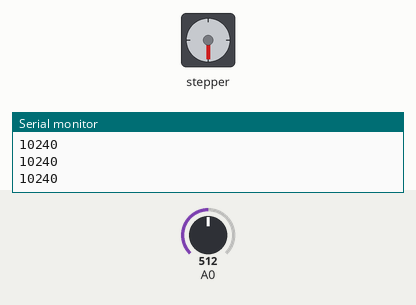
This sketch was run on a simulated Arduino Uno, built with avr-gcc and run on an emulated ATmega328P. Shown: stepper motor, the last lines printed to the serial monitor. Inputs (shaded band) come from the test bench; at power-on: A0 = 512. Stepper angles assume 4096 steps per turn.

Above: at 13.0 s.
13.1 s: A0 set to 716
At 14.1 s:
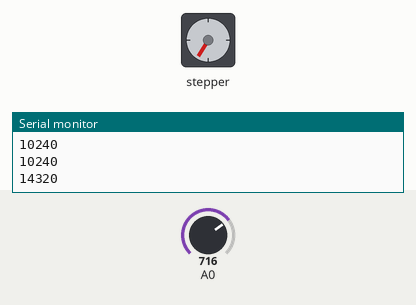
At 14.72 s:
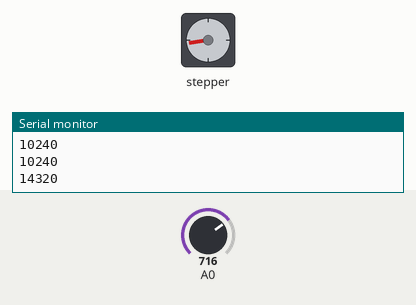
16.1 s: A0 set to 900
At 24.6 s:
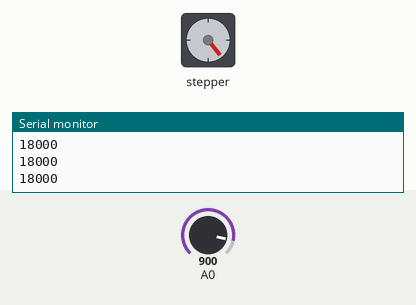
Timing chart, 0 to 25.1 s (numbered marks = the images above; inputs shaded):
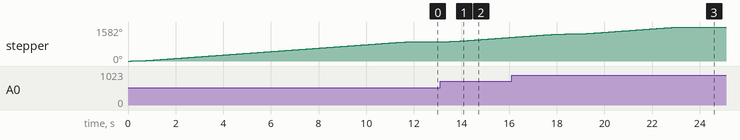

The sketch:

local.ino
```cpp
#include <AccelStepper.h>
#define motorPin1  1
#define motorPin2  3
#define motorPin3  5
#define motorPin4  4
#define MotorInterfaceType 8
AccelStepper stepper = AccelStepper(MotorInterfaceType, motorPin1, motorPin3, motorPin2, motorPin4);
void setup() {
  Serial.begin(9600);
   stepper.setMaxSpeed(1000);
   stepper.setAcceleration(1000);
}

int setpos = 0;

void loop() {

  int sensorValue = analogRead(0);

  int diff = abs(setpos-sensorValue);
  if(diff>3){
  setpos = sensorValue*20;
  Serial.println(setpos);
  stepper.moveTo(setpos);
  }

  stepper.runToPosition();
}
```

Measured:
- after the input at 13.1 s, stepper: keeps turning clockwise at about 70°/s, starting after 0.12 s
- by itself, stepper: turns 900° clockwise in 12.1 s
